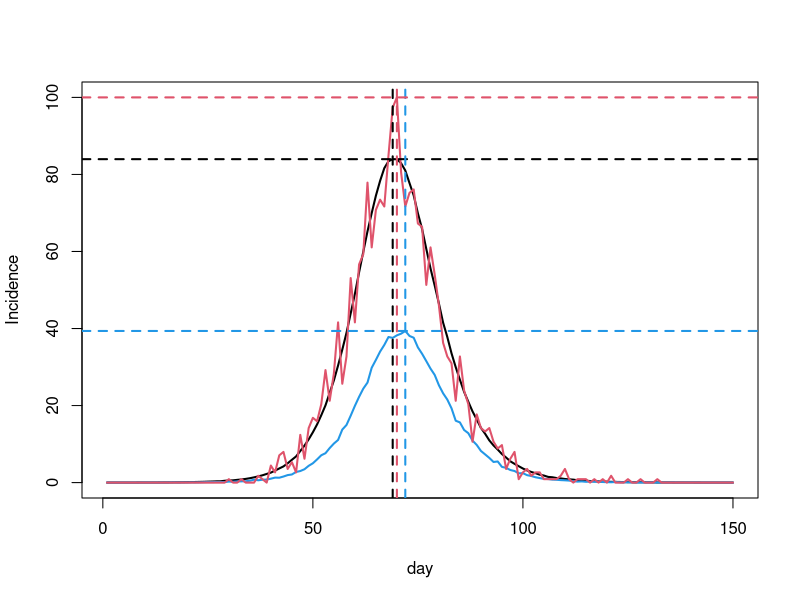

Source code (R):
seir <- function(n=5.5e+6,ne=10,nt=150,gamma=1/3,delta=1/5) {
  ## SEIR stochastic simulation model.
  ## n = population size; ni = initially infective; nt = number of days ## gamma = daily prob E -> I; delta = daily prob I -> R;
  ## bmu = mean beta; bsc = var(beta) = bmu * bsc
  lambda <- 0.4/n
  x <- rep(0,n) ## initialize to susceptible state
  beta <- rlnorm(n,0,0.5); beta <- beta/mean(beta) ## individual infection rates 
  index1 <- order(beta)[1:(0.1*n)]
  index2 <- sample(n,0.001*n,replace=FALSE)
  x[1:ne] <- 1 ## create some infectives
  S <- E_new <- E_low <- E_random <- S_low <- S_random <-rep(0,nt) ## E <- I <- R <-  set up storage for pop in each state 
  S[1] <- E_new[1] <- n-ne;
  S_low[1] <- sum(x[index1]==0); S_random[1] <- sum(x[index2]==0)
  E_low[1] <- sum(x[index1]==1); E_random[1] <- sum(x[index2]==1) ## initialize
  for (i in 2:nt) { ## loop over days
    u <- runif(n) ## uniform random deviates
    Iota<-sum(beta[x==1])
    x[x==2&u<delta] <- 3 ## I -> R with prob delta 
    x[x==1&u<gamma] <- 2 ## E -> I with prob gamma 
    x[x==0&u<lambda*beta*Iota] <- 1 ## S -> E with prob beta*I[i-1] 
    S[i] <- sum(x==0) #; E[i] <- sum(x==1); I[i] <- sum(x==2); R[i] <- sum(x==3)
    S_low[i]<- sum(x[index1]==0); S_random[i]<- sum(x[index2]==0)
    E_new[i]<- S[i-1]-S[i]; E_low[i]<- S_low[i-1]-S_low[i]; E_random[i]<- S_random[i-1]-S_random[i]
  }
  E_new[1] <- ne
  list(S=S,beta=beta,E_new=E_new,E_low=E_low,E_random=E_random) #E=E,I=I,R=R,
} ## seir
ep <- seir() ## run simulation 

max <- max(ep$E_new/1000, ep$E_low/100, ep$E_random); min <- min(ep$E_new/1000, ep$E_low/100, ep$E_random)


ep_new <- (ep$E_new/1000 - min)/(max - min)*100
ep_low <- (ep$E_low/100 - min)/(max - min)*100
ep_random <- (ep$E_random - min)/(max - min)*100

plot(ep_new,ylim=c(0,100),xlab="day",ylab="Incidence", type="l",lwd=2) ## E black
lines(ep_low,col=4,lwd=2); lines(ep_random, col=2,lwd=2)
abline(h=max(ep_new), v=which(ep_new == max(ep_new)), lty=2, col= "black",lwd=2)
abline(h=max(ep_low), v=which(ep_low == max(ep_low)), lty=2, col= 4,lwd=2)
abline(h=max(ep_random), v=which(ep_random == max(ep_random)), lty=2, col= 2,lwd=2)
